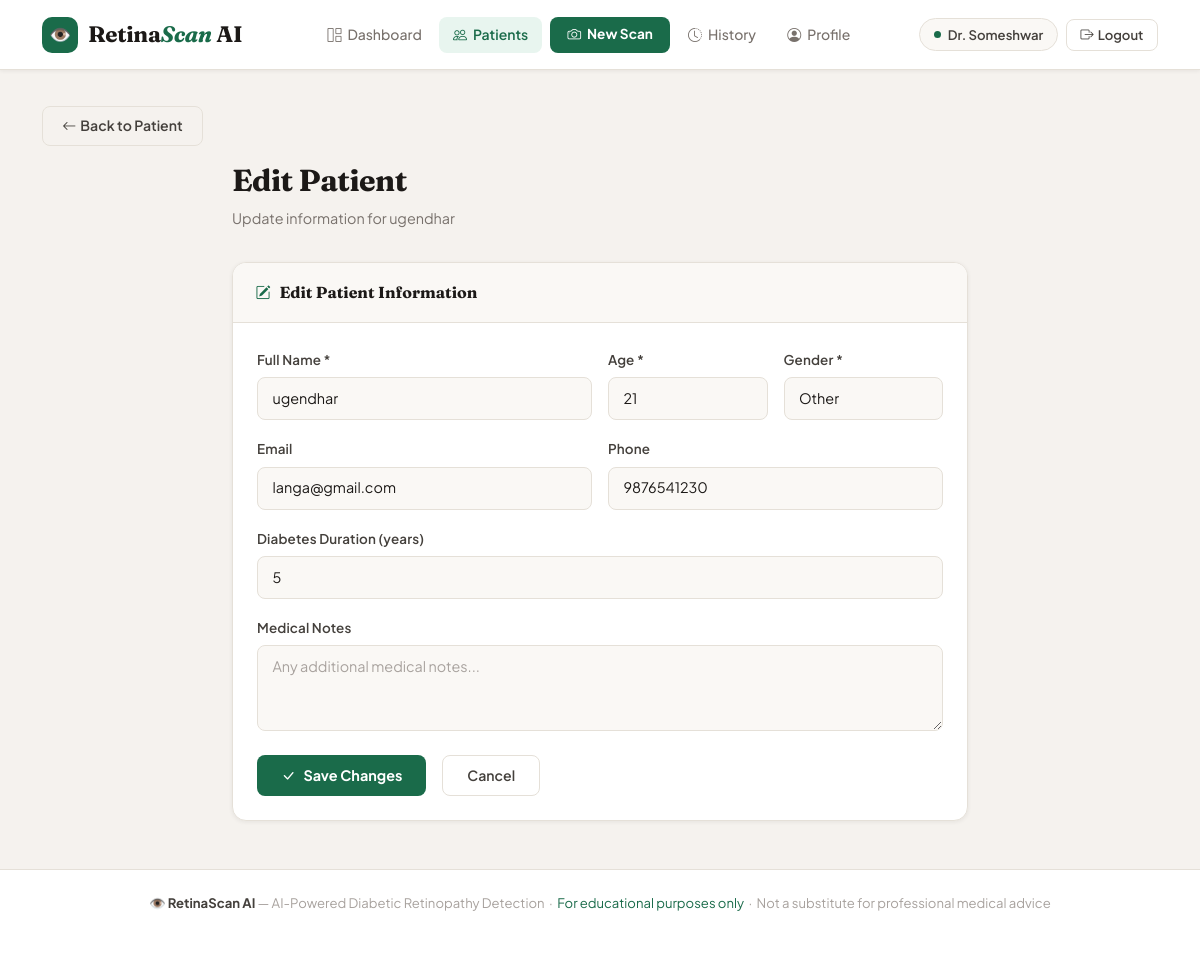
Screenshot of /patients/2/edit/ (signed in) with the database file from the repository.
### detection/models.py (models this page shows, shortened)
class Patient(models.Model):
    doctor = models.ForeignKey(
        User,
        on_delete=models.CASCADE,
        related_name='patients'
    )
    name = models.CharField(max_length=100)
    age = models.PositiveIntegerField()           # Only positive integers allowed
    GENDER_CHOICES = [
        ('M', 'Male'),
        ('F', 'Female'),
        ('O', 'Other'),
    ]
    gender = models.CharField(max_length=1, choices=GENDER_CHOICES)
    email = models.EmailField(blank=True)
    phone = models.CharField(max_length=15, blank=True)
    diabetes_duration = models.PositiveIntegerField(
        help_text="Years with diabetes",
        default=0
    )
    notes = models.TextField(blank=True)  # TextField: unlimited length text
    created_at = models.DateTimeField(auto_now_add=True)
    updated_at = models.DateTimeField(auto_now=True)
    class Meta:
        ordering = ['-created_at']   # Default sort: newest patients first

### detection/views.py (the view)
# urls.py: path('patients/<int:patient_id>/edit/', views.edit_patient, name='edit_patient'),
@login_required
def edit_patient(request, patient_id):
    patient = get_object_or_404(Patient, id=patient_id, doctor=request.user)
    if request.method == 'POST':
        form = PatientForm(request.POST, instance=patient)  # Bind form to existing patient
        if form.is_valid():
            form.save()
            messages.success(request, f'Patient {patient.name} updated.')
            return redirect('patient_detail', patient_id=patient.id)
    else:
        form = PatientForm(instance=patient)  # Pre-fill form with current data
    return render(request, 'detection/edit_patient.html', {'form': form, 'patient': patient})

### templates/detection/edit_patient.html (shortened to what this page needs)
{% extends 'detection/base.html' %}
{% block content %}
<div class="mb-3"><a href="{% url 'patient_detail' patient_id=patient.id %}" class="btn btn-ghost btn-sm"><i class="bi bi-arrow-left me-1"></i>Back to Patient</a></div>
<div class="row justify-content-center">
    <div class="col-md-8">
        <div class="page-header">
            <h1 class="page-title">Edit Patient</h1>
            <p class="page-subtitle">Update information for {{ patient.name }}</p>
        </div>
        <div class="card-custom">
            <div class="card-header-custom">
                <i class="bi bi-pencil-square" style="color:var(--accent)"></i>
                <span class="card-title-custom">Edit Patient Information</span>
            </div>
            <div class="card-body-custom p-4">
                <form method="post" action="">
                    <div class="row g-3 mb-3">
                        <div class="col-md-6"><label class="form-label">Full Name *</label>{{ form.name }}{% if form.name.errors %}<div style="color:#991b1b;font-size:0.8rem;margin-top:0.3rem">{{ form.name.errors.0 }}</div>{% endif %}</div>
                        <div class="col-md-3"><label class="form-label">Age *</label>{{ form.age }}</div>
                        <div class="col-md-3"><label class="form-label">Gender *</label>{{ form.gender }}</div>
                    </div>
                    <div class="row g-3 mb-3">
                        <div class="col-md-6"><label class="form-label">Email</label>{{ form.email }}</div>
                        <div class="col-md-6"><label class="form-label">Phone</label>{{ form.phone }}</div>
                    </div>
                    <div class="mb-3"><label class="form-label">Diabetes Duration (years)</label>{{ form.diabetes_duration }}</div>
                    <div class="mb-4"><label class="form-label">Medical Notes</label>{{ form.notes }}</div>
                    <div class="d-flex gap-3">
                        <button type="submit" class="btn btn-accent px-4"><i class="bi bi-check-lg me-2"></i>Save Changes</button>
                        <a href="{% url 'patient_detail' patient_id=patient.id %}" class="btn btn-ghost px-4">Cancel</a>
                    </div>
                </form>
            </div>
        </div>
    </div>
</div>
{% endblock %}

### templates/detection/base.html (shortened to what this page needs)
<!DOCTYPE html>
<html lang="en">
<head>
    <link href="https://cdn.jsdelivr.net/npm/bootstrap@5.3.0/dist/css/bootstrap.min.css" rel="stylesheet">
    <link href="https://cdn.jsdelivr.net/npm/bootstrap-icons@1.11.0/font/bootstrap-icons.css" rel="stylesheet">
</head>
<body>
<nav class="navbar">
    <div class="container-xl">
        <div class="d-flex align-items-center justify-content-between w-100">
            <a class="navbar-brand" href="{% url 'home' %}">
                <div class="brand-pill">👁️</div>
                <span>Retina<span class="brand-accent">Scan</span> AI</span>
            </a>
            {% if request.user.is_authenticated %}
            <div class="d-flex align-items-center gap-1 d-none d-md-flex">
                <a href="{% url 'dashboard' %}"
                   class="nav-link {% if request.resolver_match.url_name == 'dashboard' %}active{% endif %}">
                    <i class="bi bi-grid-1x2"></i> Dashboard
                </a>
                <a href="{% url 'patient_list' %}"
                   class="nav-link {% if 'patient' in request.resolver_match.url_name %}active{% endif %}">
                    <i class="bi bi-people"></i> Patients
                </a>
                <a href="{% url 'analyze' %}" class="nav-link btn-nav-scan ms-1">
                    <i class="bi bi-camera"></i> New Scan
                </a>
                <a href="{% url 'history' %}"
                   class="nav-link {% if request.resolver_match.url_name == 'history' %}active{% endif %}">
                    <i class="bi bi-clock-history"></i> History
                </a>
                <a href="{% url 'profile' %}"
                   class="nav-link {% if request.resolver_match.url_name == 'profile' %}active{% endif %}">
                    <i class="bi bi-person-circle"></i> Profile
                </a>
            </div>
            <div class="d-flex align-items-center gap-2">
                <div class="user-chip d-none d-md-flex">
                    <div class="online-dot"></div>
                    Dr. {{ request.user.first_name|default:request.user.username }}
                </div>
                <a href="{% url 'logout' %}" class="btn-ghost btn"
                   style="padding:0.32rem 0.85rem;font-size:0.82rem;">
                    <i class="bi bi-box-arrow-right me-1"></i>Logout
                </a>
            </div>
            {% else %}
            <div class="d-flex align-items-center gap-2">
                <a href="{% url 'login' %}" class="btn-ghost btn">Login</a>
                <a href="{% url 'register' %}" class="btn-accent btn">Register</a>
            </div>
            {% endif %}
        </div>
    </div>
</nav>
<main class="main-content">
    <div class="container-xl fade-in">
        {% block content %}{% endblock %}
    </div>
</main>
<footer class="footer">
    <div class="container-xl">
        <p>
            👁️ <strong style="color:var(--text-secondary)">RetinaScan AI</strong> —
            AI-Powered Diabetic Retinopathy Detection &nbsp;·&nbsp;
            <span style="color:var(--accent)">For educational purposes only</span> &nbsp;·&nbsp;
            Not a substitute for professional medical advice
        </p>
    </div>
</footer>
</body>
</html>

### rows the page displays
Patient: name "ugendhar", age "21", gender "Other", email "langa@gmail.com", phone "9876541230", diabetes_duration "5"

### other values shown
{{ request.user.first_name|default:request.user.username }} "Someshwar"
